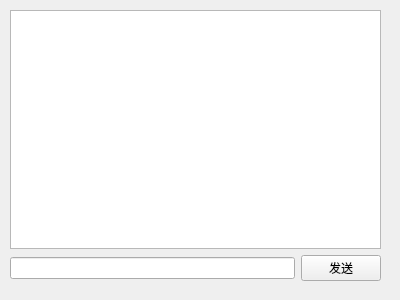
<?xml version="1.0" encoding="UTF-8"?>
<ui version="4.0">
 <class>PrivateChat</class>
 <widget class="QWidget" name="PrivateChat">
  <property name="geometry">
   <rect>
    <x>0</x>
    <y>0</y>
    <width>400</width>
    <height>300</height>
   </rect>
  </property>
  <property name="windowTitle">
   <string>Form</string>
  </property>
  <widget class="QWidget" name="">
   <property name="geometry">
    <rect>
     <x>10</x>
     <y>10</y>
     <width>371</width>
     <height>271</height>
    </rect>
   </property>
   <layout class="QVBoxLayout" name="verticalLayout">
    <item>
     <widget class="QTextEdit" name="showMssage"/>
    </item>
    <item>
     <layout class="QHBoxLayout" name="horizontalLayout">
      <item>
       <widget class="QLineEdit" name="Mssage"/>
      </item>
      <item>
       <widget class="QPushButton" name="pushMssage">
        <property name="text">
         <string>发送</string>
        </property>
       </widget>
      </item>
     </layout>
    </item>
   </layout>
  </widget>
 </widget>
 <resources/>
 <connections/>
</ui>
